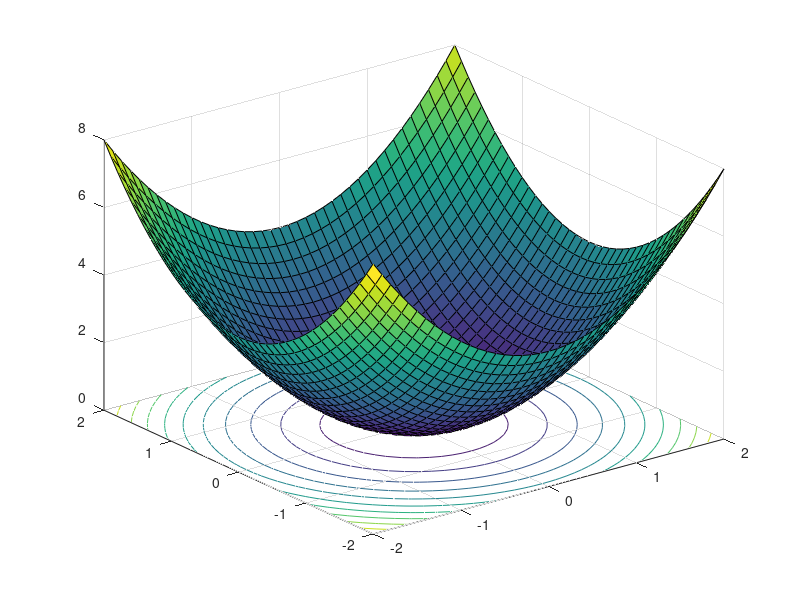

The MATLAB script that drew this image:
%{
% Task A
x = [-3 2 -1 4 0];
n = length(x);
y = zeros(1,n);
for i = 1 : n
    if x(i) >= 0
        y(i) = x(i)^2;
    else
        y(i) = abs(x(i));
    end
end
y

y = x;
y(y>0) = y(y>0).^2;
y(y<0) = abs(y(y<0));
y

% Task B
A = [1 6 3; 8 2 5; 7 4 9];

B = A;
[m, n] = size(A);
for i = 1 : m
    for j = 1 : n
        if A(i,j) > 5
            B(i, j) = 2*B(i, j);
        else
            B(i, j) = B(i, j)+1;
        end
    end
end
B

B = A;
B(B>5) = B(B>5)*2;
B(B<=5) = B(B<=5)+1;
B


% Tack C
n = length(x);
A = zeros(n,n);
for i = 1 : n
    for j = 1 : n
        A(i, j) = x(i) - x(j);
    end
end
A

x = [1, 3, 5];
A = x' - x;
A

% Task D
x = [1, 3, 5];
A = x' - x;
A = A.^2;
A

% Task E
A = [1 2 3; 4 5 6; 7 8 9];
[m, n] = size(A);
x = zeros(1,m);
x = sum(A.^2, 2);
x


% Task F
x = [1 4 6];
A = abs(x'-x);
A

% Task G

x = [1 2 3];
y = [2 5 8];
answer = sum(x.*y);
disp(answer)

% Task H

x = [1 2 3 4];
n = length(x);
xbar = sum(x)/n;
var = sum((x-xbar).^2)/n;
disp(var)

A = [1 2 3; 4 5 6; 7 8 9];

[L, U] = lu(A);
% R = chol(A);
[Q, R] = qr(A);
disp(L)
disp(U)
disp(L*U)
disp(Q)
disp(R)
disp(Q*R)

%}
[x,y] = meshgrid(-2:0.1:2 , -2:0.1:2);

z = x.^2 + y.^2;

surf(x,y,z)
hold on;
contour(x,y,z)
